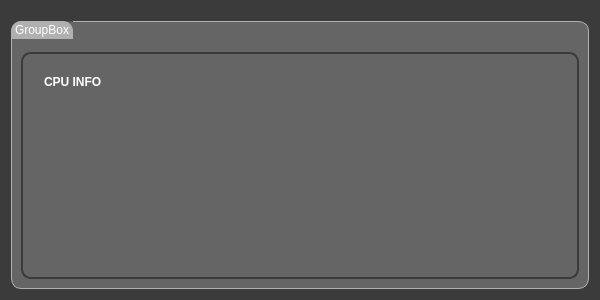
<?xml version="1.0" encoding="UTF-8"?>
<ui version="4.0">
 <class>CPUDetails</class>
 <widget class="QWidget" name="CPUDetails">
  <property name="geometry">
   <rect>
    <x>0</x>
    <y>0</y>
    <width>600</width>
    <height>300</height>
   </rect>
  </property>
  <property name="minimumSize">
   <size>
    <width>600</width>
    <height>300</height>
   </size>
  </property>
  <property name="windowTitle">
   <string>CPU Details</string>
  </property>
  <property name="windowIcon">
   <iconset resource="Resources.qrc">
    <normaloff>:/images/icons/LenovoLegionIco.png</normaloff>:/images/icons/LenovoLegionIco.png</iconset>
  </property>
  <property name="styleSheet">
   <string notr="true">/* Basic */
QWidget {
	background-color: #656565;
    border-radius: 10px;
    border: 0px;
}

#CPUDetails {
	background-color: rgb(58, 59, 58);
}

/*-----QToolTip-----*/
QToolTip {
            background-color: #656565;
			background-clip: padding-box;
            color: rgb(58, 59, 58);
            border: 1px solid rgb(58, 59, 58);
            border-radius: 10px;
            padding: 10px 12px;
            font-size: 13px;
            margin: 2px;
}

/*-----QGroupBox-----*/
QGroupBox {
    border: 1px solid gray;
    border-color: #b0b0b0;
    margin-top: 10px;
    font-size: 12px;
    border-radius: 10px;
	background-color: #656565;
}

QGroupBox::title {
    subcontrol-position: top left;
    border-top-left-radius: 10px;
    border-top-right-radius: 10px;
    padding: 2px 2px;
    background-color: #b0b0b0;
    color: rgb(255, 255, 255);
}

QGroupBox::indicator {
    width: 12px;
    height: 12px;
}

QGroupBox::indicator:unchecked {
    background-color: #656565;
    border: 2px solid #656565;
    border-radius: 4px;
}

QGroupBox::indicator:checked {
    background: qlineargradient(
        x1:0, y1:0, x2:1, y2:1,
        stop:0 #656565,
        stop:1 #b0b0b0
    );
    border: 2px solid #656565;
    border-radius: 4px;
}

/* QLabel */
QLabel  {
    background: qlineargradient(x1:0, y1:0, x2:0, y2:1,
                                stop:0 #656565, stop:1 #656565);
    color: white;
    padding: 18px;
    border-radius: 10px;
    font-weight: bold;
    border: 2px solid rgb(58, 59, 58);
}</string>
  </property>
  <layout class="QVBoxLayout" name="verticalLayout_2">
   <item>
    <widget class="QGroupBox" name="groupBox_CPUDetails">
     <property name="title">
      <string>GroupBox</string>
     </property>
     <layout class="QVBoxLayout" name="verticalLayout">
      <property name="topMargin">
       <number>30</number>
      </property>
      <item>
       <widget class="QLabel" name="label_CPUDetails">
        <property name="text">
         <string>CPU INFO</string>
        </property>
        <property name="textFormat">
         <enum>Qt::TextFormat::AutoText</enum>
        </property>
        <property name="alignment">
         <set>Qt::AlignmentFlag::AlignLeading|Qt::AlignmentFlag::AlignLeft|Qt::AlignmentFlag::AlignTop</set>
        </property>
       </widget>
      </item>
     </layout>
    </widget>
   </item>
  </layout>
 </widget>
 <resources>
  <include location="Resources.qrc"/>
 </resources>
 <connections/>
</ui>
